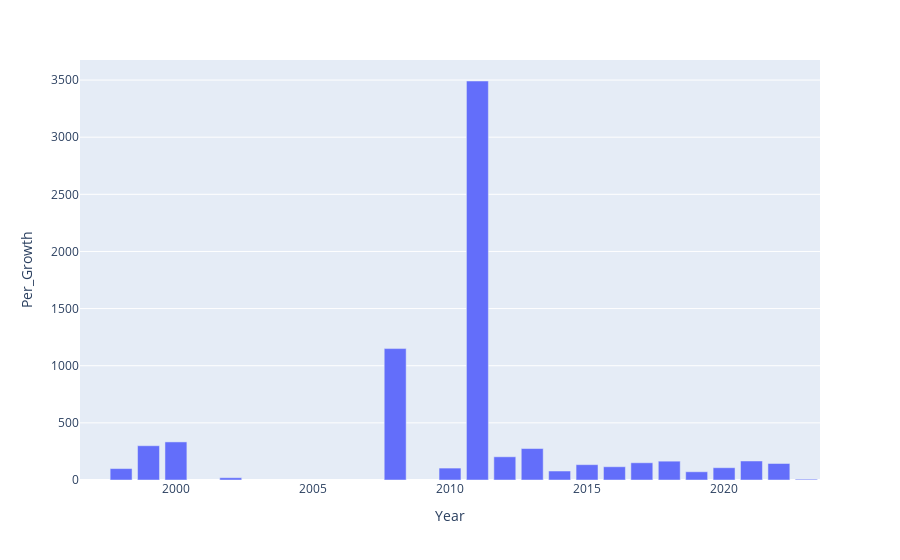

Here is the notebook cell this chart was saved with:
### Code cell
px.bar(df1,x='Year',y='Per_Growth')

### Figure 1 — Plotly figure (JSON) as saved in the notebook; plotly's stock layout.template omitted (floating-point values rounded to 4 significant figures)
{"data": [{"alignmentgroup": "True", "hovertemplate": "Year=%{x}<br>Per_Growth=%{y}<extra></extra>", "legendgroup": "", "marker": {"color": "#636efa", "pattern": {"shape": ""}}, "name": "", "offsetgroup": "", "orientation": "v", "showlegend": false, "textposition": "auto", "type": "bar", "x": [1997, 1998, 1999, 2000, 2002, 2008, 2010, 2011, 2012, 2013, 2014, 2015, 2016, 2017, 2018, 2019, 2020, 2021, 2022, 2023], "xaxis": "x", "y": [null, 100, 300, 333.3, 20, 1150, 104.3, 3492.0, 203.1, 275.3, 78.6, 134.1, 116.0, 150.8, 164.8, 72.06, 107.5, 166.4, 144.5, 7.109], "yaxis": "y"}], "layout": {"barmode": "relative", "legend": {"tracegroupgap": 0}, "margin": {"t": 60}, "xaxis": {"anchor": "y", "domain": [0, 1], "title": {"text": "Year"}}, "yaxis": {"anchor": "x", "domain": [0, 1], "title": {"text": "Per_Growth"}}}}
